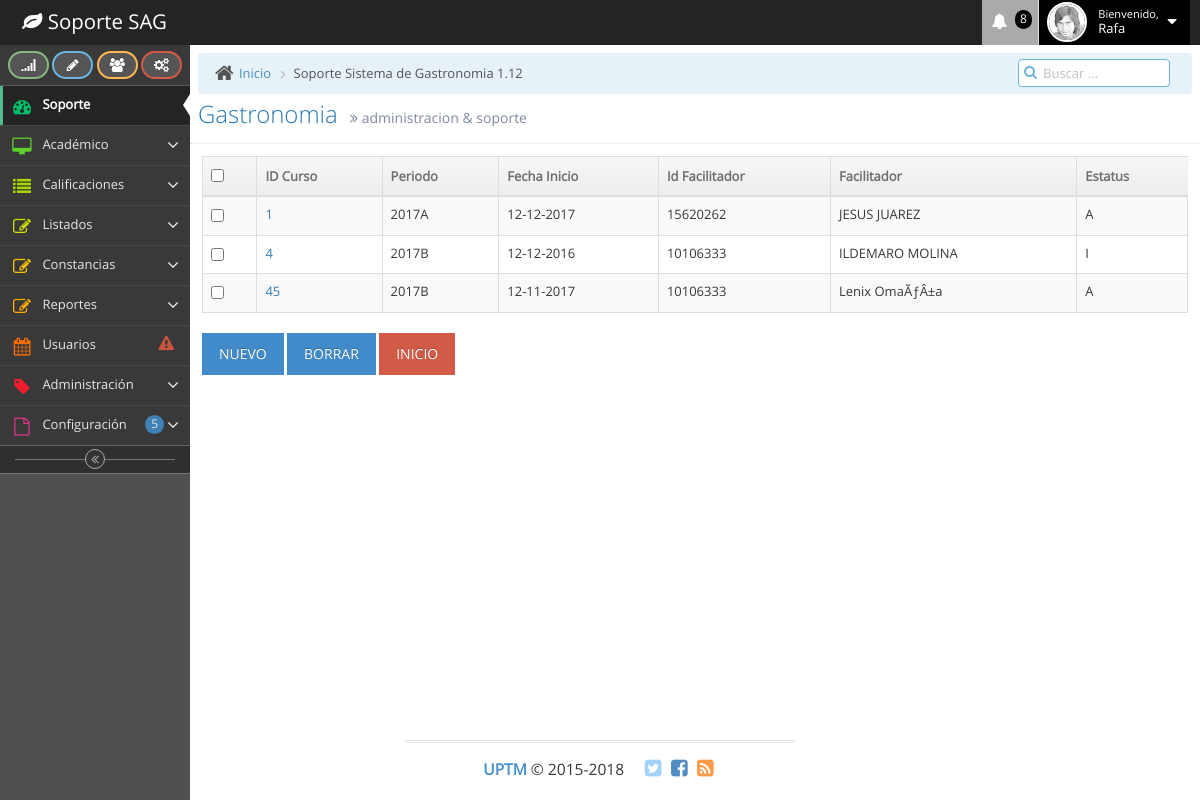
The app's page /soporteSAG/listacursos.php with its own data.
### tables this page shows
CREATE TABLE `cursos` (
  `idcurso` int(11) NOT NULL,
  `periodo` varchar(25) NOT NULL,
  `fechacurso` varchar(25) NOT NULL,
  `idfacilitador` varchar(50) NOT NULL,
  `nombrefac` varchar(80) NOT NULL,
  `estatus` varchar(50) NOT NULL
);

### soporteSAG/listacursos.php (the view, shortened to what this page needs)
<?php
	$consulta = "SELECT * FROM cursos";
	$resultado = mysql_query($consulta) or die(mysql_error());
?>
<!DOCTYPE html>
<html lang="en">
	<head>
		<link rel="stylesheet" href="assets/css/bootstrap.min.css" />
		<link rel="stylesheet" href="assets/font-awesome/4.5.0/css/font-awesome.min.css" />
    <link rel="stylesheet" href="assets/css/jquery.fancybox.css">
    <link rel="stylesheet" href="assets/css/main.css">
		<link rel="stylesheet" href="assets/css/ace.min.css" class="ace-main-stylesheet" id="main-ace-style" />
		<link rel="stylesheet" href="assets/css/ace-skins.min.css" />
		<link rel="stylesheet" href="assets/css/ace-rtl.min.css" />
	</head>
	<body class="skin-2">
		<div id="navbar" class="navbar navbar-default          ace-save-state">
			<div class="navbar-container ace-save-state" id="navbar-container">
				<div class="navbar-header pull-left">
					<a href="index.php" class="navbar-brand">
						<small>
							<i class="fa fa-leaf"></i>
							Soporte SAG
						</small>
					</a>
				</div>
				<div class="navbar-buttons navbar-header pull-right" role="navigation">
					<ul class="nav ace-nav">
					  <li class="purple dropdown-modal">
							<a data-toggle="dropdown" class="dropdown-toggle" href="#">
								<i class="ace-icon fa fa-bell icon-animated-bell"></i>
								<span class="badge badge-important">8</span>
							</a>
					  </li>
						<li class="light-blue dropdown-modal">
							<a data-toggle="dropdown" href="#" class="dropdown-toggle">
								<img class="nav-user-photo" src="assets/images/avatars/user.jpg" alt="Jason's Photo" />
								<span class="user-info">
									<small>Bienvenido,</small>
									Rafa
								</span>
								<i class="ace-icon fa fa-caret-down"></i>
							</a>
					  </li>
				  </ul>
				</div>
			</div>
		</div>
		<div class="main-container ace-save-state" id="main-container">
			<div id="sidebar" class="sidebar                  responsive                    ace-save-state">
				<div class="sidebar-shortcuts" id="sidebar-shortcuts">
					<div class="sidebar-shortcuts-large" id="sidebar-shortcuts-large">
						<button class="btn btn-success">
							<i class="ace-icon fa fa-signal"></i>
						</button>
						<button class="btn btn-info">
							<i class="ace-icon fa fa-pencil"></i>
						</button>
						<button class="btn btn-warning">
							<i class="ace-icon fa fa-users"></i>
						</button>
						<button class="btn btn-danger">
							<i class="ace-icon fa fa-cogs"></i>
						</button>
					</div>
				</div>
				<ul class="nav nav-list">
					<li class="active">
						<a href="error404.php">
							<i class="menu-icon fa fa-tachometer"></i>
							<span class="menu-text"> Soporte </span>
						</a>
					</li>
					<li class="">
						<a href="#" class="dropdown-toggle">
							<i class="menu-icon fa fa-desktop"></i>
							<span class="menu-text">
								Académico
							</span>
							<b class="arrow fa fa-angle-down"></b>
						</a>
					</li>
					<li class="">
						<a href="listanotasfil.php" class="dropdown-toggle">
							<i class="menu-icon fa fa-list"></i>
							<span class="menu-text"> Calificaciones </span>
							<b class="arrow fa fa-angle-down"></b>
						</a>
					</li>
					<li class="">
						<a href="#" class="dropdown-toggle">
							<i class="menu-icon fa fa-pencil-square-o"></i>
							<span class="menu-text"> Listados </span>
							<b class="arrow fa fa-angle-down"></b>
						</a>
					</li>
<li class="">
						<a href="#" class="dropdown-toggle">
							<i class="menu-icon fa fa-pencil-square-o"></i>
									<span class="menu-text"> Constancias </span>
							<b class="arrow fa fa-angle-down"></b>
						</a>
					</li>
                    <li class="">
						<a href="#" class="dropdown-toggle">
							<i class="menu-icon fa fa-pencil-square-o"></i>
									<span class="menu-text"> Reportes </span>
							<b class="arrow fa fa-angle-down"></b>
						</a>
					</li>
				  <li class="">
						<a href="listausuarios.php">
							<i class="menu-icon fa fa-calendar"></i>
							<span class="menu-text">
								Usuarios
							<span class="badge badge-transparent tooltip-error" title="2 Important Events">
									<i class="ace-icon fa fa-exclamation-triangle red bigger-130"></i>
								</span>
							</span>
						</a>
					</li>
					<li class="">
						<a href="#" class="dropdown-toggle">
							<i class="menu-icon fa fa-tag"></i>
							<span class="menu-text"> Administración </span>
							<b class="arrow fa fa-angle-down"></b>
						</a>
					</li>
					<li class="">
						<a href="error-404.html" class="dropdown-toggle">
							<i class="menu-icon fa fa-file-o"></i>
							<span class="menu-text">
								Configuración
							<span class="badge badge-primary">5</span>
							</span>
							<b class="arrow fa fa-angle-down"></b>
						</a>
					</li>
				</ul>
				<div class="sidebar-toggle sidebar-collapse" id="sidebar-collapse">
					<i id="sidebar-toggle-icon" class="ace-icon fa fa-angle-double-left ace-save-state" data-icon1="ace-icon fa fa-angle-double-left" data-icon2="ace-icon fa fa-angle-double-right"></i>
				</div>
			</div>
			<div class="main-content">
				<div class="main-content-inner">
				  <div class="breadcrumbs ace-save-state" id="breadcrumbs">
						<ul class="breadcrumb">
							<li>
								<i class="ace-icon fa fa-home home-icon"></i>
								<a href="#">Inicio</a>
							</li>
							<li class="active">Soporte Sistema de Gastronomia 1.12</li>
						</ul>
						<div class="nav-search" id="nav-search">
							<form class="form-search">
								<span class="input-icon">
									<input type="text" placeholder="Buscar ..." class="nav-search-input" id="nav-search-input" autocomplete="off" />
									<i class="ace-icon fa fa-search nav-search-icon"></i>
								</span>
							</form>
						</div>
					</div>
						<div class="page-header">
							<h1>
								Gastronomia
								<small>
									<i class="ace-icon fa fa-angle-double-right"></i>
									administracion &amp; soporte
								</small>
						  </h1>
				  </div>
						<div class="row">
							<div class="col-xs-12">
								<div class="col-xs-12">
      <section id="main-content">
          <section class="wrapper">
          	<div class="row mt">
          		<div class="col-lg-12">
                  <div class="form-panel">
								<div class="module-body table">
									<form name="form" method="post" action="">
										<table cellpadding="0" cellspacing="0" border="0" class="table table-striped table-bordered table-hover dataTable no-footer" width="100%">
											<thead>
												<tr>
													<th class="cell-check"><input type="checkbox" class="inbox-checkbox" name="chkall" onclick="markall(this.form)"></th>
													<th>ID Curso</th>
													<th>Periodo</th>
													<th>Fecha Inicio</th>
													<th>Id Facilitador</th>
													<th>Facilitador</th>
													<th>Estatus</th>
												</tr>
											</thead>
											<tbody>
												<?php
												while($fila = mysql_fetch_assoc($resultado)){
												?>
												<tr class="odd gradeX">
													<td class="cell-check"><input type="checkbox" class="inbox-checkbox " name="chk" value="<?php echo $fila["idcurso"]; ?>"></td>
            							<td><a href="edicioncursos.php?i=<?php echo $fila["idcurso"] ?>"><?php echo $fila["idcurso"] ?></a></td>
													<td><?php echo $fila["periodo"] ?></td>
													<td><?php echo $fila["fechacurso"] ?></td>
													<td><?php echo $fila["idfacilitador"] ?></td>
													<td><?php echo $fila["nombrefac"] ?></td>
													<td><?php echo $fila["estatus"] ?></td>
												</tr>
												<?php
												}
												?>
											</tbody>
										</table>
									</form>
								</div>
							</div>
							<a class="btn btn-primary" href="edicioncursos.php">Nuevo</a>
							<a class="btn btn-primary" href="javascript:remove(this.form, 'listacursos.php')">Borrar</a>
							<a href="index.php" class="btn btn-danger">Inicio</a>
						<br/>
          		</div>
          	</div>
		</section>
								</div>
							</div>
						</div>
			  </div>
				</div>
			</div>
			<div class="footer">
				<div class="footer-inner">
					<div class="footer-content">
						<span class="bigger-120">
							<span class="blue bolder">UPTM</span>
							 &copy; 2015-2018
						</span>
						<span class="action-buttons">
							<a href="#">
								<i class="ace-icon fa fa-twitter-square light-blue bigger-150"></i>
							</a>
							<a href="#">
								<i class="ace-icon fa fa-facebook-square text-primary bigger-150"></i>
							</a>
							<a href="#">
								<i class="ace-icon fa fa-rss-square orange bigger-150"></i>
							</a>
						</span>
					</div>
				</div>
			</div>
	</body>
</html>

### soporteSAG/assets/css/main.css (style rules this page uses)
body { background-color: #fff; font-family: 'Open Sans', sans-serif; line-height: 24px; font-size: 16px; color: #818181; }
a { -webkit-transition: all 0.3s ease-out 0s; -moz-transition: all 0.3s ease-out 0s; -ms-transition: all 0.3s ease-out 0s; -o-transition: all 0.3s ease-out 0s; transition: all 0.3s ease-out 0s; }
a, a:hover, a:focus, .btn:focus { text-decoration: none; outline: none; }
h1, h2, h3, h4, h5, h6, .h1, .h2, .h3, .h4, .h5, .h6 { font-family: 'Open Sans', sans-serif; color: #252525; }
.btn { border-radius: 0; border: 0; position: relative; text-transform: uppercase; }
.footer-content { width: 390px; margin: 0 auto; }

### records on screen
cursos: idcurso "1", periodo "2017A", fechacurso "12-12-2017", idfacilitador "15620262", nombrefac "JESUS JUAREZ", estatus "A"
cursos: idcurso "4", periodo "2017B", fechacurso "12-12-2016", idfacilitador "10106333", nombrefac "ILDEMARO MOLINA", estatus "I"
cursos: idcurso "45", periodo "2017B", fechacurso "12-11-2017", idfacilitador "10106333", nombrefac "Lenix OmaÃƒÂ±a", estatus "A"
